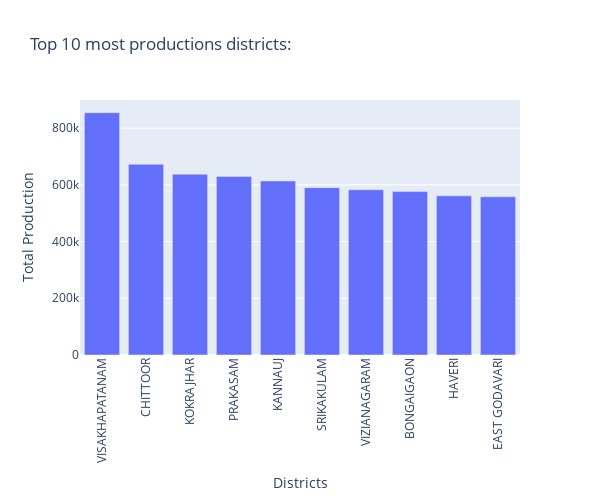

Notebook code cell kept with this figure:
### Code cell
districts = data.groupby(by="District_Name")["Production"].sum().sort_values(ascending=False).index
district_production = data.groupby(by="District_Name")["Production"].sum().sort_values(ascending=False).values

fig = px.bar(x=districts[:10], y=district_production[:10], title="Top 10 most productions districts:")

fig.update_layout(
    xaxis_tickangle=-90,
    xaxis_tickmode='linear',
    width=600,
    height=500,
    xaxis_title = "Districts",
    yaxis_title = "Total Production"
)

fig.show()

### Figure 1 — Plotly figure (JSON) as saved in the notebook; plotly's stock layout.template omitted (floating-point values rounded to 4 significant figures)
{"data": [{"hovertemplate": "x=%{x}<br>y=%{y}<extra></extra>", "legendgroup": "", "marker": {"color": "#636efa", "pattern": {"shape": ""}}, "name": "", "orientation": "v", "showlegend": false, "textposition": "auto", "type": "bar", "x": ["VISAKHAPATANAM", "CHITTOOR", "KOKRAJHAR", "PRAKASAM", "KANNAUJ", "SRIKAKULAM", "VIZIANAGARAM", "BONGAIGAON", "HAVERI", "EAST GODAVARI"], "xaxis": "x", "y": [854200.0, 672400.0, 637400.0, 629500.0, 613600.0, 590000.0, 582500.0, 576100.0, 561200.0, 557900.0], "yaxis": "y"}], "layout": {"barmode": "relative", "height": 500, "legend": {"tracegroupgap": 0}, "title": {"text": "Top 10 most productions districts:"}, "width": 600, "xaxis": {"anchor": "y", "domain": [0, 1], "tickangle": -90, "tickmode": "linear", "title": {"text": "Districts"}}, "yaxis": {"anchor": "x", "domain": [0, 1], "title": {"text": "Total Production"}}}}
